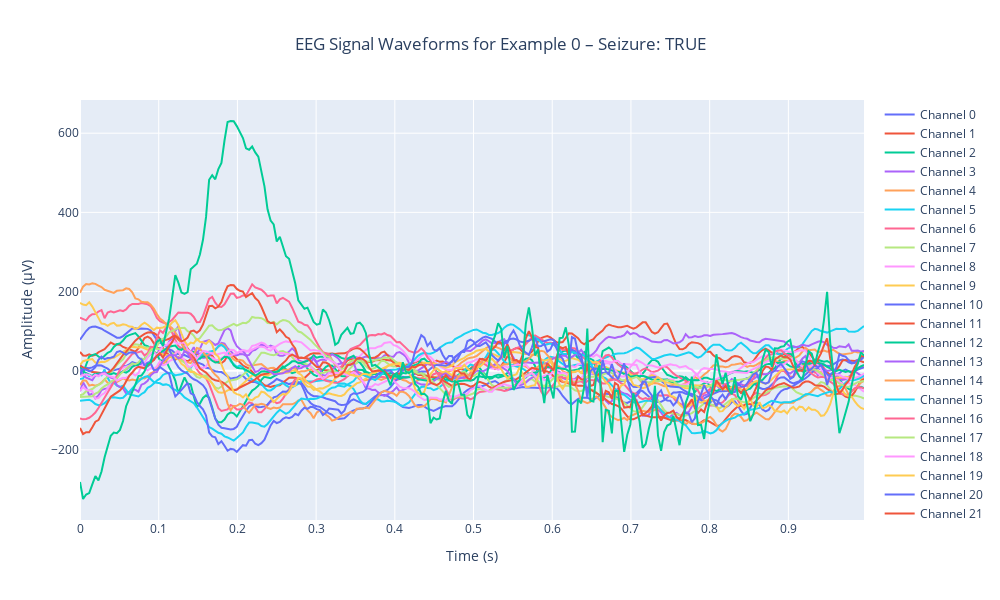
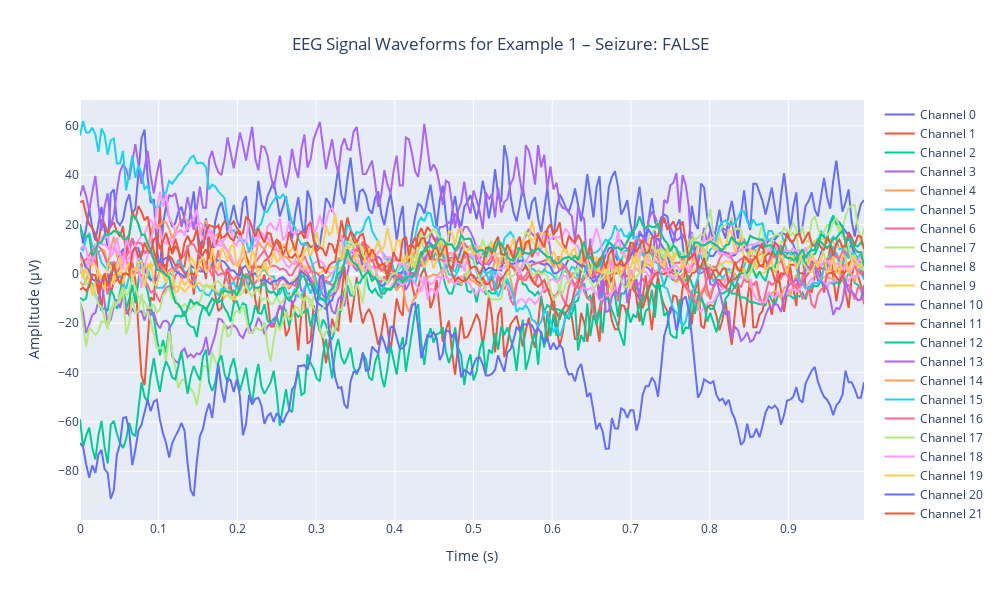
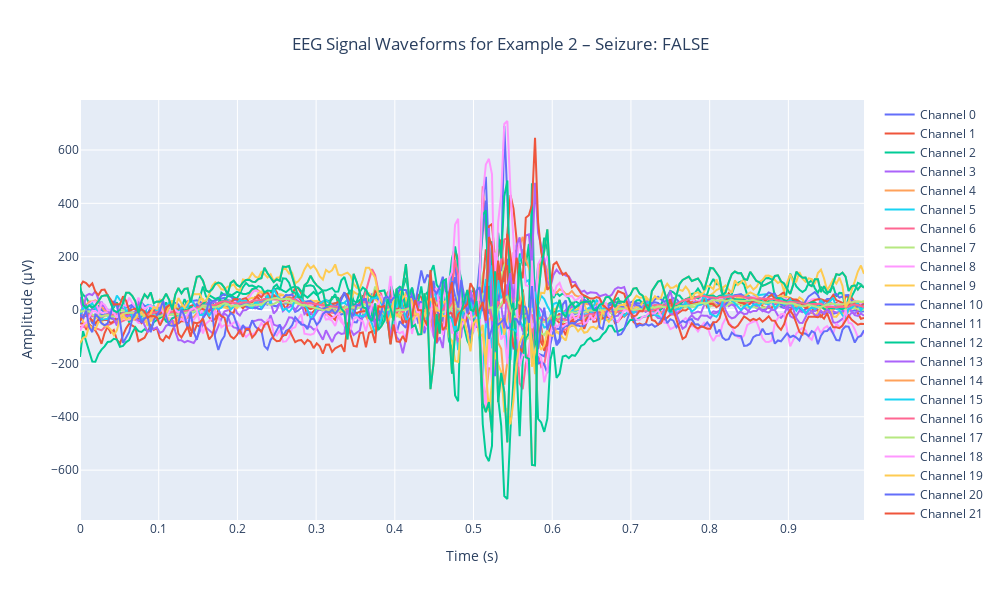
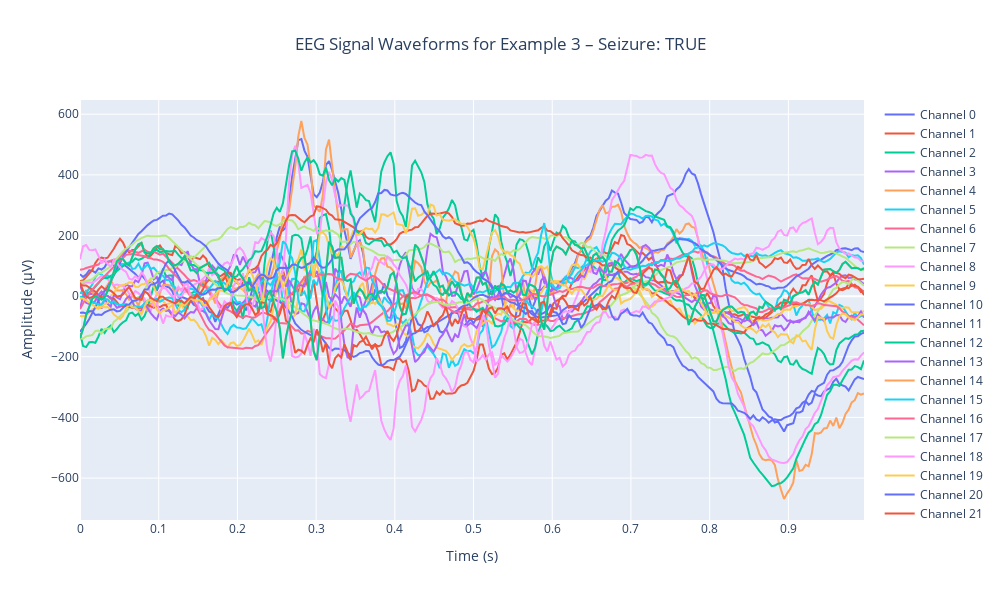

These figures' notebook cell, in order:
### Code cell
import numpy as np
import matplotlib.pyplot as plt
import plotly.graph_objects as go
# Load the data from .npz files

nr_samples = signals_train.shape[0]
cases = 23
sampling_rate = 256  # in Hz
time = np.linspace(0, 1, sampling_rate, endpoint=False)  # 1 second of data

# Function to plot EEG signals
def plot_eeg_signals(signals, examples=[0, 1], channels=[0]):
    for i in examples:
        fig = go.Figure()
        for j, channel in enumerate(channels):
            fig.add_trace(go.Scatter(x=time, y=signals[i, channel, :], mode='lines', name=f"Channel {channel}"))
        # Include the label (true, false) in the title
        fig.update_layout(height=600, width=1000, title_text=f"EEG Signal Waveforms for Example {i} – Seizure: {'TRUE' if labels_train[i] == 1 else 'FALSE'}", title_x=0.5, xaxis_title='Time (s)', yaxis_title='Amplitude (µV)')
        fig.show()

# Function to calculate basic statistics
def calculate_statistics(signals):
    means = np.mean(signals, axis=(1, 2))
    variances = np.var(signals, axis=(1, 2))
    return means, variances

# Function to check for missing or corrupted data
def check_data(signals):
    # find channels with zero variance (dead channels which we can interpolate or remove)
    zero_variance_channels = []
    for i in range(signals.shape[0]):
        for j in range(signals.shape[1]):
            if np.var(signals[i, j, :]) == 0:
                #print(f"Channel {j} in example {i} has zero variance.")
                zero_variance_channels.append((i, j))
                
    if not np.all(np.isfinite(signals)):
        print("Data contains non-finite values (inf or nan).")
    if not np.all(np.isreal(signals)):
        print("Data contains complex numbers.")
    if np.any(np.isnan(signals)):
        print("Data contains NaN values.")
    if len(zero_variance_channels) > 0:
        print(f"Data contains channels with zero variance: {zero_variance_channels}")
        print(f'Number of channels with zero variance: {len(zero_variance_channels)}')
        print(f'Average number of channels with zero variance per example: {np.round((len(zero_variance_channels) / signals.shape[0]), 2)}')
    else:
        print("Data is clean.")

# Plot the signals
plot_eeg_signals(signals_train, examples=range(0, 7), channels=[0, 1, 2, 3, 4, 5, 6, 7, 8, 9, 10, 11, 12, 13, 14, 15, 16, 17, 18, 19, 20, 21, 22])

# Check data for issues
#check_data(signals_train)

### Figure 1 — Plotly figure (JSON) as saved in the notebook; plotly's stock layout.template omitted (floating-point values rounded to 4 significant figures; data arrays with more than 128 entries replaced by an {"elided": "..."} marker saying what was removed)
{"data": [{"mode": "lines", "name": "Channel 0", "type": "scatter", "x": {"elided": "256 float values"}, "y": {"elided": "256 float values"}}, {"mode": "lines", "name": "Channel 1", "type": "scatter", "x": {"elided": "256 float values"}, "y": {"elided": "256 float values"}}, {"mode": "lines", "name": "Channel 2", "type": "scatter", "x": {"elided": "256 float values"}, "y": {"elided": "256 float values"}}, {"mode": "lines", "name": "Channel 3", "type": "scatter", "x": {"elided": "256 float values"}, "y": {"elided": "256 float values"}}, {"mode": "lines", "name": "Channel 4", "type": "scatter", "x": {"elided": "256 float values"}, "y": {"elided": "256 float values"}}, {"mode": "lines", "name": "Channel 5", "type": "scatter", "x": {"elided": "256 float values"}, "y": {"elided": "256 float values"}}, {"mode": "lines", "name": "Channel 6", "type": "scatter", "x": {"elided": "256 float values"}, "y": {"elided": "256 float values"}}, {"mode": "lines", "name": "Channel 7", "type": "scatter", "x": {"elided": "256 float values"}, "y": {"elided": "256 float values"}}, {"mode": "lines", "name": "Channel 8", "type": "scatter", "x": {"elided": "256 float values"}, "y": {"elided": "256 float values"}}, {"mode": "lines", "name": "Channel 9", "type": "scatter", "x": {"elided": "256 float values"}, "y": {"elided": "256 float values"}}, {"mode": "lines", "name": "Channel 10", "type": "scatter", "x": {"elided": "256 float values"}, "y": {"elided": "256 float values"}}, {"mode": "lines", "name": "Channel 11", "type": "scatter", "x": {"elided": "256 float values"}, "y": {"elided": "256 float values"}}, {"mode": "lines", "name": "Channel 12", "type": "scatter", "x": {"elided": "256 float values"}, "y": {"elided": "256 float values"}}, {"mode": "lines", "name": "Channel 13", "type": "scatter", "x": {"elided": "256 float values"}, "y": {"elided": "256 float values"}}, {"mode": "lines", "name": "Channel 14", "type": "scatter", "x": {"elided": "256 float values"}, "y": {"elided": "256 float values"}}, {"mode": "lines", "name": "Channel 15", "type": "scatter", "x": {"elided": "256 float values"}, "y": {"elided": "256 float values"}}, {"mode": "lines", "name": "Channel 16", "type": "scatter", "x": {"elided": "256 float values"}, "y": {"elided": "256 float values"}}, {"mode": "lines", "name": "Channel 17", "type": "scatter", "x": {"elided": "256 float values"}, "y": {"elided": "256 float values"}}, {"mode": "lines", "name": "Channel 18", "type": "scatter", "x": {"elided": "256 float values"}, "y": {"elided": "256 float values"}}, {"mode": "lines", "name": "Channel 19", "type": "scatter", "x": {"elided": "256 float values"}, "y": {"elided": "256 float values"}}, {"mode": "lines", "name": "Channel 20", "type": "scatter", "x": {"elided": "256 float values"}, "y": {"elided": "256 float values"}}, {"mode": "lines", "name": "Channel 21", "type": "scatter", "x": {"elided": "256 float values"}, "y": {"elided": "256 float values"}}, {"mode": "lines", "name": "Channel 22", "type": "scatter", "x": {"elided": "256 float values"}, "y": {"elided": "256 float values"}}], "layout": {"height": 600, "title": {"text": "EEG Signal Waveforms for Example 0 – Seizure: TRUE", "x": 0.5}, "width": 1000, "xaxis": {"title": {"text": "Time (s)"}}, "yaxis": {"title": {"text": "Amplitude (µV)"}}}}

### Figure 2 — Plotly figure (JSON) as saved in the notebook; plotly's stock layout.template omitted (floating-point values rounded to 4 significant figures; data arrays with more than 128 entries replaced by an {"elided": "..."} marker saying what was removed)
{"data": [{"mode": "lines", "name": "Channel 0", "type": "scatter", "x": {"elided": "256 float values"}, "y": {"elided": "256 float values"}}, {"mode": "lines", "name": "Channel 1", "type": "scatter", "x": {"elided": "256 float values"}, "y": {"elided": "256 float values"}}, {"mode": "lines", "name": "Channel 2", "type": "scatter", "x": {"elided": "256 float values"}, "y": {"elided": "256 float values"}}, {"mode": "lines", "name": "Channel 3", "type": "scatter", "x": {"elided": "256 float values"}, "y": {"elided": "256 float values"}}, {"mode": "lines", "name": "Channel 4", "type": "scatter", "x": {"elided": "256 float values"}, "y": {"elided": "256 float values"}}, {"mode": "lines", "name": "Channel 5", "type": "scatter", "x": {"elided": "256 float values"}, "y": {"elided": "256 float values"}}, {"mode": "lines", "name": "Channel 6", "type": "scatter", "x": {"elided": "256 float values"}, "y": {"elided": "256 float values"}}, {"mode": "lines", "name": "Channel 7", "type": "scatter", "x": {"elided": "256 float values"}, "y": {"elided": "256 float values"}}, {"mode": "lines", "name": "Channel 8", "type": "scatter", "x": {"elided": "256 float values"}, "y": {"elided": "256 float values"}}, {"mode": "lines", "name": "Channel 9", "type": "scatter", "x": {"elided": "256 float values"}, "y": {"elided": "256 float values"}}, {"mode": "lines", "name": "Channel 10", "type": "scatter", "x": {"elided": "256 float values"}, "y": {"elided": "256 float values"}}, {"mode": "lines", "name": "Channel 11", "type": "scatter", "x": {"elided": "256 float values"}, "y": {"elided": "256 float values"}}, {"mode": "lines", "name": "Channel 12", "type": "scatter", "x": {"elided": "256 float values"}, "y": {"elided": "256 float values"}}, {"mode": "lines", "name": "Channel 13", "type": "scatter", "x": {"elided": "256 float values"}, "y": {"elided": "256 float values"}}, {"mode": "lines", "name": "Channel 14", "type": "scatter", "x": {"elided": "256 float values"}, "y": {"elided": "256 float values"}}, {"mode": "lines", "name": "Channel 15", "type": "scatter", "x": {"elided": "256 float values"}, "y": {"elided": "256 float values"}}, {"mode": "lines", "name": "Channel 16", "type": "scatter", "x": {"elided": "256 float values"}, "y": {"elided": "256 float values"}}, {"mode": "lines", "name": "Channel 17", "type": "scatter", "x": {"elided": "256 float values"}, "y": {"elided": "256 float values"}}, {"mode": "lines", "name": "Channel 18", "type": "scatter", "x": {"elided": "256 float values"}, "y": {"elided": "256 float values"}}, {"mode": "lines", "name": "Channel 19", "type": "scatter", "x": {"elided": "256 float values"}, "y": {"elided": "256 float values"}}, {"mode": "lines", "name": "Channel 20", "type": "scatter", "x": {"elided": "256 float values"}, "y": {"elided": "256 float values"}}, {"mode": "lines", "name": "Channel 21", "type": "scatter", "x": {"elided": "256 float values"}, "y": {"elided": "256 float values"}}, {"mode": "lines", "name": "Channel 22", "type": "scatter", "x": {"elided": "256 float values"}, "y": {"elided": "256 float values"}}], "layout": {"height": 600, "title": {"text": "EEG Signal Waveforms for Example 1 – Seizure: FALSE", "x": 0.5}, "width": 1000, "xaxis": {"title": {"text": "Time (s)"}}, "yaxis": {"title": {"text": "Amplitude (µV)"}}}}

### Figure 3 — Plotly figure (JSON) as saved in the notebook; plotly's stock layout.template omitted (floating-point values rounded to 4 significant figures; data arrays with more than 128 entries replaced by an {"elided": "..."} marker saying what was removed)
{"data": [{"mode": "lines", "name": "Channel 0", "type": "scatter", "x": {"elided": "256 float values"}, "y": {"elided": "256 float values"}}, {"mode": "lines", "name": "Channel 1", "type": "scatter", "x": {"elided": "256 float values"}, "y": {"elided": "256 float values"}}, {"mode": "lines", "name": "Channel 2", "type": "scatter", "x": {"elided": "256 float values"}, "y": {"elided": "256 float values"}}, {"mode": "lines", "name": "Channel 3", "type": "scatter", "x": {"elided": "256 float values"}, "y": {"elided": "256 float values"}}, {"mode": "lines", "name": "Channel 4", "type": "scatter", "x": {"elided": "256 float values"}, "y": {"elided": "256 float values"}}, {"mode": "lines", "name": "Channel 5", "type": "scatter", "x": {"elided": "256 float values"}, "y": {"elided": "256 float values"}}, {"mode": "lines", "name": "Channel 6", "type": "scatter", "x": {"elided": "256 float values"}, "y": {"elided": "256 float values"}}, {"mode": "lines", "name": "Channel 7", "type": "scatter", "x": {"elided": "256 float values"}, "y": {"elided": "256 float values"}}, {"mode": "lines", "name": "Channel 8", "type": "scatter", "x": {"elided": "256 float values"}, "y": {"elided": "256 float values"}}, {"mode": "lines", "name": "Channel 9", "type": "scatter", "x": {"elided": "256 float values"}, "y": {"elided": "256 float values"}}, {"mode": "lines", "name": "Channel 10", "type": "scatter", "x": {"elided": "256 float values"}, "y": {"elided": "256 float values"}}, {"mode": "lines", "name": "Channel 11", "type": "scatter", "x": {"elided": "256 float values"}, "y": {"elided": "256 float values"}}, {"mode": "lines", "name": "Channel 12", "type": "scatter", "x": {"elided": "256 float values"}, "y": {"elided": "256 float values"}}, {"mode": "lines", "name": "Channel 13", "type": "scatter", "x": {"elided": "256 float values"}, "y": {"elided": "256 float values"}}, {"mode": "lines", "name": "Channel 14", "type": "scatter", "x": {"elided": "256 float values"}, "y": {"elided": "256 float values"}}, {"mode": "lines", "name": "Channel 15", "type": "scatter", "x": {"elided": "256 float values"}, "y": {"elided": "256 float values"}}, {"mode": "lines", "name": "Channel 16", "type": "scatter", "x": {"elided": "256 float values"}, "y": {"elided": "256 float values"}}, {"mode": "lines", "name": "Channel 17", "type": "scatter", "x": {"elided": "256 float values"}, "y": {"elided": "256 float values"}}, {"mode": "lines", "name": "Channel 18", "type": "scatter", "x": {"elided": "256 float values"}, "y": {"elided": "256 float values"}}, {"mode": "lines", "name": "Channel 19", "type": "scatter", "x": {"elided": "256 float values"}, "y": {"elided": "256 float values"}}, {"mode": "lines", "name": "Channel 20", "type": "scatter", "x": {"elided": "256 float values"}, "y": {"elided": "256 float values"}}, {"mode": "lines", "name": "Channel 21", "type": "scatter", "x": {"elided": "256 float values"}, "y": {"elided": "256 float values"}}, {"mode": "lines", "name": "Channel 22", "type": "scatter", "x": {"elided": "256 float values"}, "y": {"elided": "256 float values"}}], "layout": {"height": 600, "title": {"text": "EEG Signal Waveforms for Example 2 – Seizure: FALSE", "x": 0.5}, "width": 1000, "xaxis": {"title": {"text": "Time (s)"}}, "yaxis": {"title": {"text": "Amplitude (µV)"}}}}

### Figure 4 — Plotly figure (JSON) as saved in the notebook; plotly's stock layout.template omitted (floating-point values rounded to 4 significant figures; data arrays with more than 128 entries replaced by an {"elided": "..."} marker saying what was removed)
{"data": [{"mode": "lines", "name": "Channel 0", "type": "scatter", "x": {"elided": "256 float values"}, "y": {"elided": "256 float values"}}, {"mode": "lines", "name": "Channel 1", "type": "scatter", "x": {"elided": "256 float values"}, "y": {"elided": "256 float values"}}, {"mode": "lines", "name": "Channel 2", "type": "scatter", "x": {"elided": "256 float values"}, "y": {"elided": "256 float values"}}, {"mode": "lines", "name": "Channel 3", "type": "scatter", "x": {"elided": "256 float values"}, "y": {"elided": "256 float values"}}, {"mode": "lines", "name": "Channel 4", "type": "scatter", "x": {"elided": "256 float values"}, "y": {"elided": "256 float values"}}, {"mode": "lines", "name": "Channel 5", "type": "scatter", "x": {"elided": "256 float values"}, "y": {"elided": "256 float values"}}, {"mode": "lines", "name": "Channel 6", "type": "scatter", "x": {"elided": "256 float values"}, "y": {"elided": "256 float values"}}, {"mode": "lines", "name": "Channel 7", "type": "scatter", "x": {"elided": "256 float values"}, "y": {"elided": "256 float values"}}, {"mode": "lines", "name": "Channel 8", "type": "scatter", "x": {"elided": "256 float values"}, "y": {"elided": "256 float values"}}, {"mode": "lines", "name": "Channel 9", "type": "scatter", "x": {"elided": "256 float values"}, "y": {"elided": "256 float values"}}, {"mode": "lines", "name": "Channel 10", "type": "scatter", "x": {"elided": "256 float values"}, "y": {"elided": "256 float values"}}, {"mode": "lines", "name": "Channel 11", "type": "scatter", "x": {"elided": "256 float values"}, "y": {"elided": "256 float values"}}, {"mode": "lines", "name": "Channel 12", "type": "scatter", "x": {"elided": "256 float values"}, "y": {"elided": "256 float values"}}, {"mode": "lines", "name": "Channel 13", "type": "scatter", "x": {"elided": "256 float values"}, "y": {"elided": "256 float values"}}, {"mode": "lines", "name": "Channel 14", "type": "scatter", "x": {"elided": "256 float values"}, "y": {"elided": "256 float values"}}, {"mode": "lines", "name": "Channel 15", "type": "scatter", "x": {"elided": "256 float values"}, "y": {"elided": "256 float values"}}, {"mode": "lines", "name": "Channel 16", "type": "scatter", "x": {"elided": "256 float values"}, "y": {"elided": "256 float values"}}, {"mode": "lines", "name": "Channel 17", "type": "scatter", "x": {"elided": "256 float values"}, "y": {"elided": "256 float values"}}, {"mode": "lines", "name": "Channel 18", "type": "scatter", "x": {"elided": "256 float values"}, "y": {"elided": "256 float values"}}, {"mode": "lines", "name": "Channel 19", "type": "scatter", "x": {"elided": "256 float values"}, "y": {"elided": "256 float values"}}, {"mode": "lines", "name": "Channel 20", "type": "scatter", "x": {"elided": "256 float values"}, "y": {"elided": "256 float values"}}, {"mode": "lines", "name": "Channel 21", "type": "scatter", "x": {"elided": "256 float values"}, "y": {"elided": "256 float values"}}, {"mode": "lines", "name": "Channel 22", "type": "scatter", "x": {"elided": "256 float values"}, "y": {"elided": "256 float values"}}], "layout": {"height": 600, "title": {"text": "EEG Signal Waveforms for Example 3 – Seizure: TRUE", "x": 0.5}, "width": 1000, "xaxis": {"title": {"text": "Time (s)"}}, "yaxis": {"title": {"text": "Amplitude (µV)"}}}}
